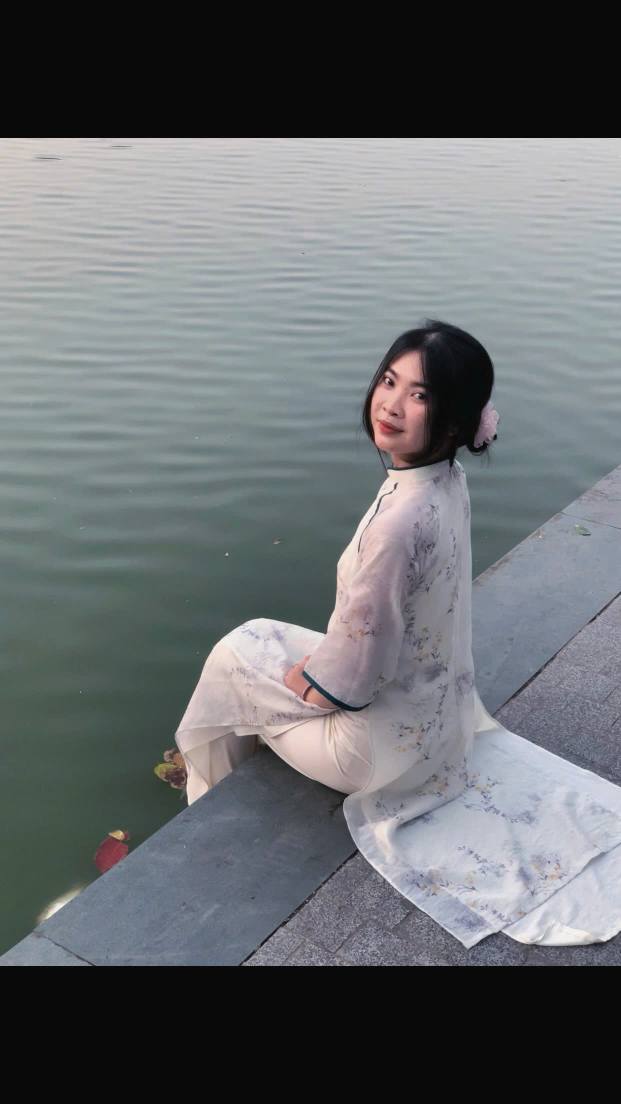
#> input picture Q.jpg, 1242 x 2208 px, found by its file name (shown at 1/2 size)
$ python test2.py
#> lines starting #> are read from the running program, lines starting #| are printed output that depends on the picture; after the words box and inside, x2 and y2 are one past the last pixel; in counts of white or black regions, pixels touching at a corner belong together
import cv2

path = r'f:\lapTrinhPy\Q.jpg' #r là lệnh lấy đường dẫn của ảnh cần xử lý và gán với 1 biến đặt là path
img1 = cv2.imread(path)
#> img1 is the input picture: shape (2208, 1242, 3); mean B, G, R 109.8, 107, 103.2

img=cv2.resize(img1,dsize=None,fx=0.3,fy=0.3)
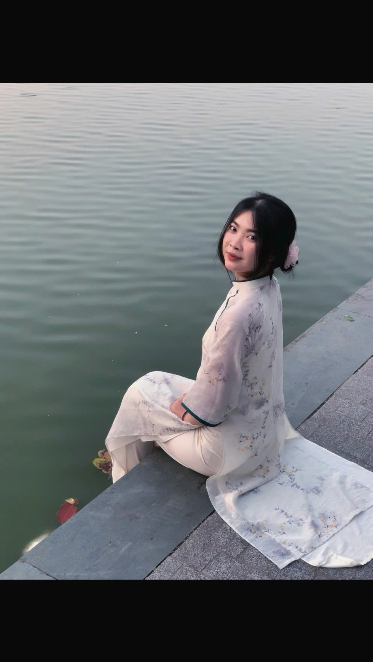
#> img: shape (662, 373, 3); mean B, G, R 109.8, 107, 103.2


gray = cv2.cvtColor(img, cv2.COLOR_BGR2GRAY)
_, thresh = cv2.threshold(gray, 127, 255, cv2.THRESH_BINARY_INV)
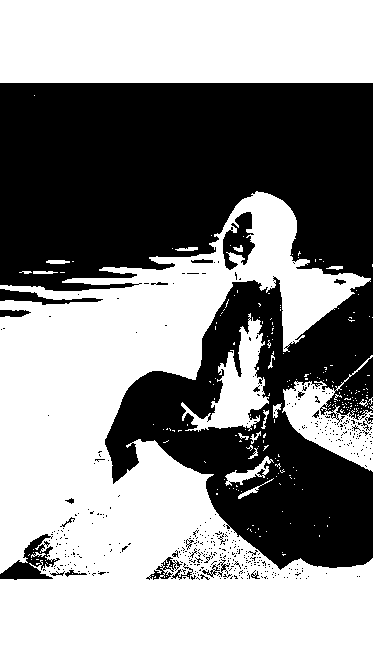
#> thresh: shape (662, 373); 55.5% white; 442 black regions (416 under 20 px)

# Tìm contours
contours, _ = cv2.findContours(thresh, cv2.RETR_TREE, cv2.CHAIN_APPROX_SIMPLE)
#> contours = 967 contours, 924 with area under 20; largest, box (x1, y1, x2, y2) and area: (0, 191, 373, 662) 97540, (0, 0, 373, 83) 30504, (282, 355, 373, 472) 4252, (181, 313, 269, 432) 3548, (222, 211, 256, 271) 1164

for cnt in contours:
    # Lấy tọa độ bounding box cho mỗi contour
    x, y, w, h = cv2.boundingRect(cnt)

    # Lọc bỏ các box quá nhỏ (nhiễu)
    if w > 10 and h > 10:
        cv2.rectangle(img, (x, y), (x+w, y+h), (255, 0, 0), 1)
#> this loop made 967 passes
#> (x, y, w, h) on passes 1, 3, 5: (36, 563, 4, 2), (45, 560, 1, 1), (31, 559, 1, 1)
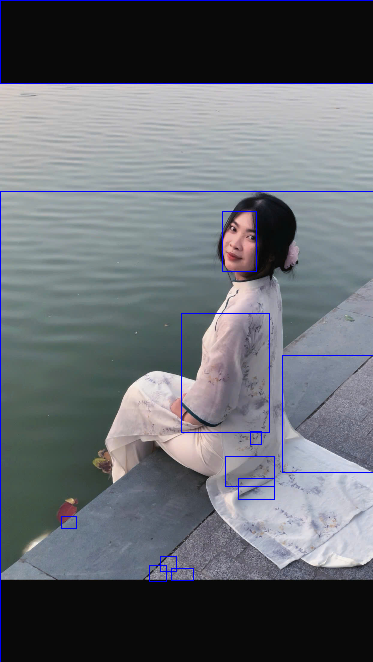
#> img: shape (662, 373, 3); 1.27% of pixels changed, all inside (x1, y1, x2, y2) = (0, 0, 373, 662)

cv2.imshow('Result', img)
cv2.waitKey(0)

$ run again, with bien_so_xe.jpg copied over Q.jpg
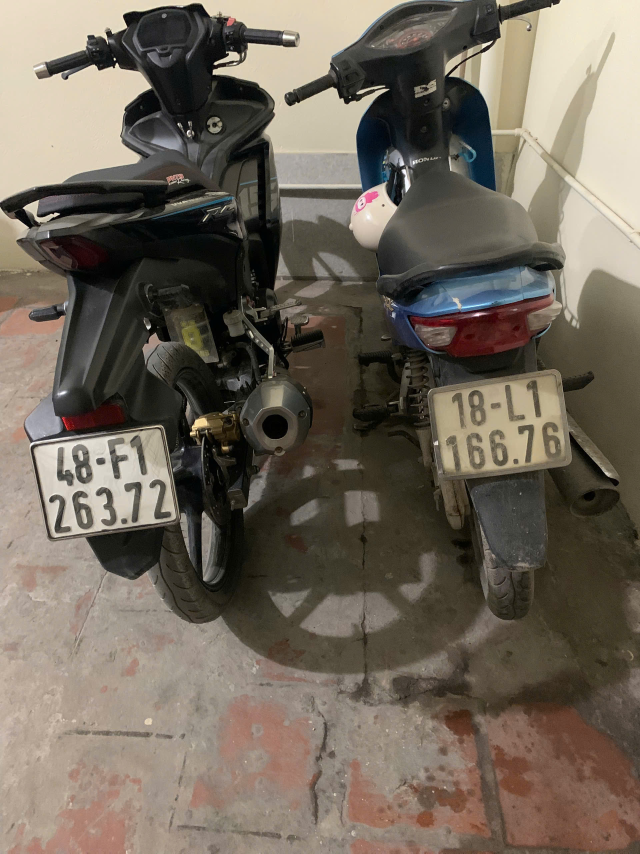
#> input picture bien_so_xe.jpg, 1920 x 2560 px, found by its file name (shown at 1/3 size)
#> img1 is the input picture: shape (2560, 1920, 3); mean B, G, R 90.9, 103.2, 112.5
#> `_, thresh = cv2.threshold(gray, 127, 255, cv2.THRESH_BINARY_INV)`:
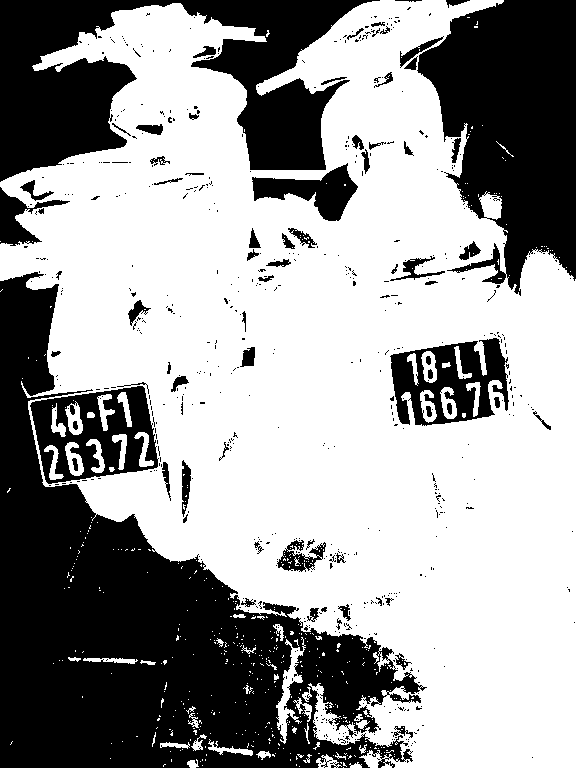
#> thresh: shape (768, 576); 61.3% white; 606 black regions (533 under 20 px)
#> contours = 1473 contours, 1340 with area under 20; largest, box (x1, y1, x2, y2) and area: (0, 0, 576, 768) 289054, (29, 385, 159, 485) 9802, (389, 337, 510, 427) 7907, (251, 162, 359, 222) 2878, (276, 637, 306, 744) 766
#> the loop `for cnt in contours:` made 1473 passes
#> (x, y, w, h) on passes 1 to 3: (343, 767, 1, 1), (299, 766, 1, 1), (202, 765, 1, 1)
#> after the loop `for cnt in contours:`:
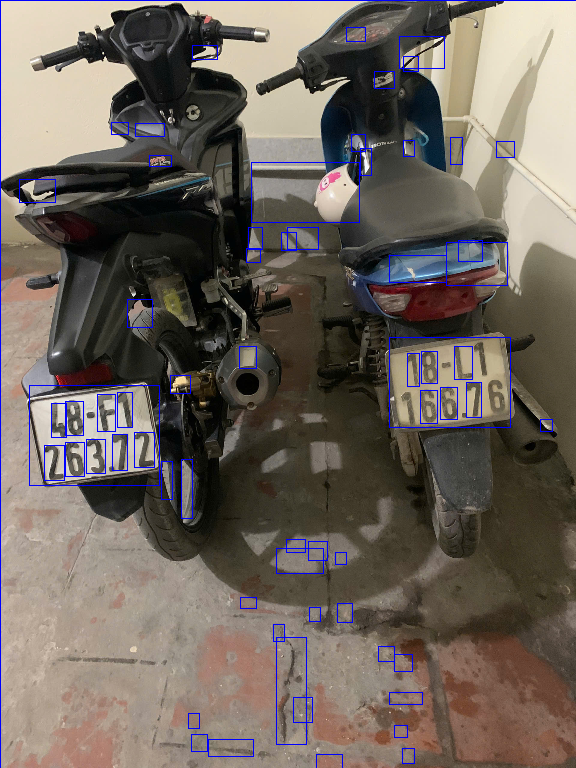
#> img: shape (768, 576, 3); mean B, G, R 93.4, 100.9, 110.1

$ run again, with cam.jpg copied over Q.jpg
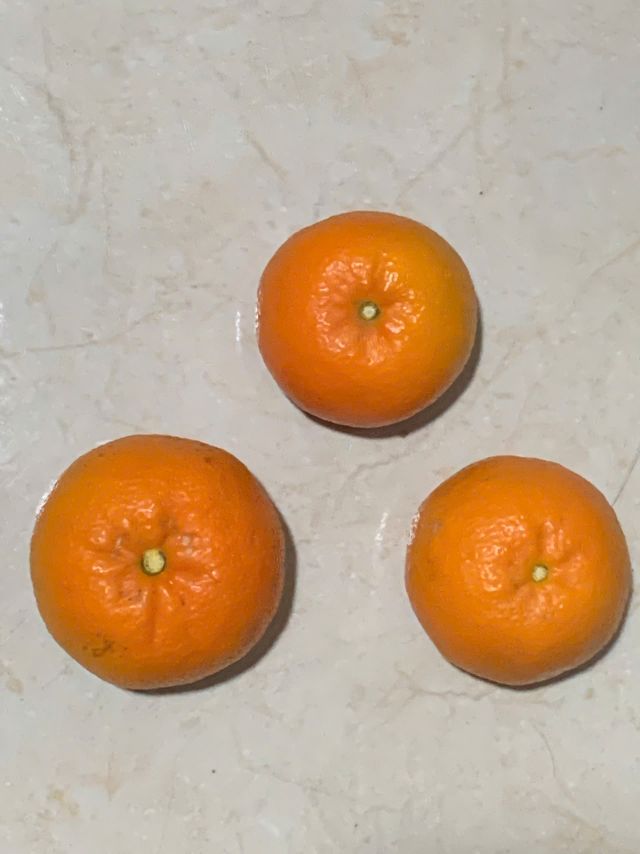
#> input picture cam.jpg, 1920 x 2560 px, found by its file name (shown at 1/3 size)
#> img1 is the input picture: shape (2560, 1920, 3); mean B, G, R 141.9, 168.4, 194
#> `_, thresh = cv2.threshold(gray, 127, 255, cv2.THRESH_BINARY_INV)`:
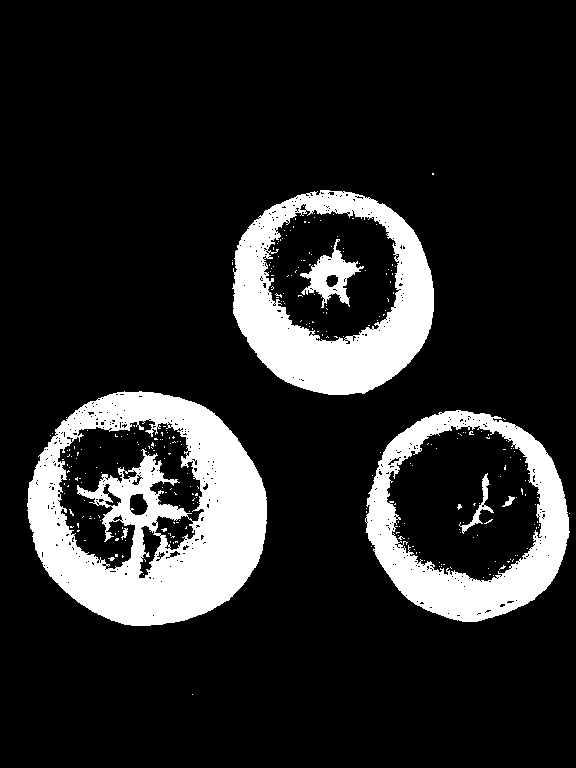
#> thresh: shape (768, 576); 15.5% white; 281 white regions (274 under 20 px)
#> contours = 823 contours, 797 with area under 20; largest, box (x1, y1, x2, y2) and area: (27, 391, 267, 626) 43718, (365, 410, 570, 622) 33094, (232, 190, 434, 395) 32421, (386, 425, 542, 582) 18010, (263, 209, 400, 342) 13676
#> the loop `for cnt in contours:` made 823 passes
#> (x, y, w, h) on passes 1 to 3: (192, 694, 1, 1), (371, 546, 1, 1), (569, 513, 1, 1)
#> after the loop `for cnt in contours:`:
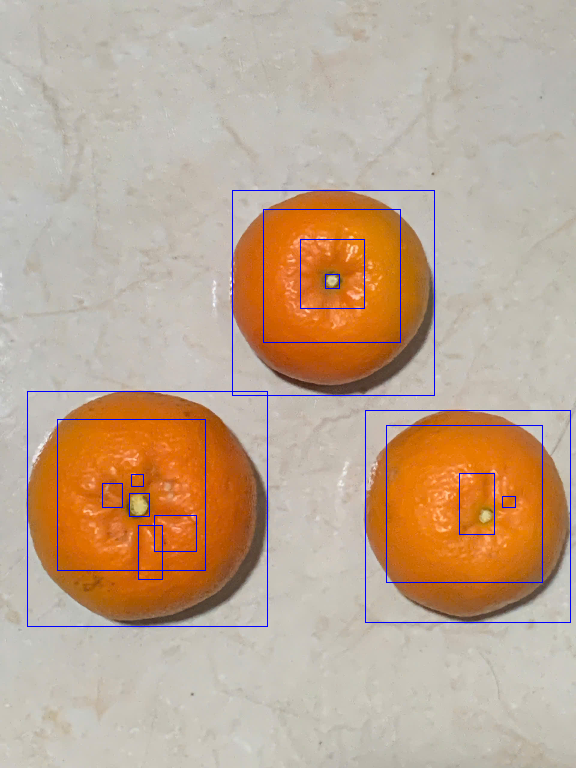
#> img: shape (768, 576, 3); mean B, G, R 143.8, 166.6, 191.5
